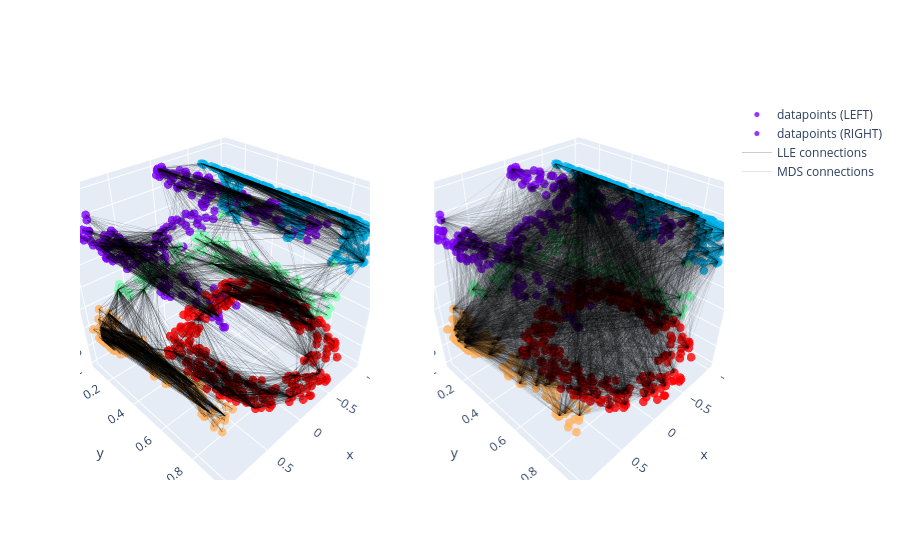

The code cell stored with this chart in its notebook:
### Markdown cell above
# Лабораторная работа №3. Manifold learning

**Цель работы:** изучить методы нелинейного снижения размерности и сравнить MDS, Isomap, LLE и PCA на искусственных многообразиях и наборе рукописных цифр.

## 1. Визуализация связей

### Code cell
#@title Pairwise distances
import matplotlib.pyplot as plt
import seaborn as sns; sns.set()
import numpy as np

def make_hello(N=1000, rseed=42):
  # Make a plot with "HELLO" text; save as PNG
  fig, ax = plt.subplots(figsize=(4, 1))
  fig.subplots_adjust(left=0, right=1, bottom=0, top=1)
  ax.axis('off')
  ax.text(0.5, 0.4, 'HELLO', va='center', ha='center', weight='bold', size=85)
  fig.savefig('hello.png')
  plt.close(fig)
  # Open this PNG and draw random points from it
  from matplotlib.image import imread
  data = imread('hello.png')[::-1, :, 0].T
  rng = np.random.RandomState(rseed)
  X = rng.rand(4 * N, 2)
  i, j = (X * data.shape).astype(int).T
  mask = (data[i, j] < 1)
  X = X[mask]
  X[:, 0] *= (data.shape[0] / data.shape[1])
  X = X[:N]
  return X[np.argsort(X[:, 0])]

X = make_hello(1000)
colorize = dict(c=X[:, 0], cmap=plt.get_cmap('rainbow', 5))

import numpy as np

# arrange "hello" in non-linear, S-shaped way
def make_hello_s_curve(X):
  t = (X[:, 0] - 2) * 0.75 * np.pi
  x = np.sin(t)
  y = X[:, 1]
  z = np.sign(t) * (np.cos(t) - 1)
  return np.vstack((x, y, z)).T
XS = make_hello_s_curve(X)

from plotly.subplots import make_subplots
import plotly.graph_objects as go
colors = ['rgb(' + np.array2string(c[:-1], formatter={'float_kind':lambda x:  "%.0f" % (x * 255)}, separator=',')[1:-1] + ')' for c in colorize['cmap'](0.255*colorize['c'])]

fig = make_subplots(rows=1, cols=2, specs=[[{"type": "scene"}, {"type": "scene"}]])

fig.add_trace(go.Scatter3d(x=XS[:, 0], y=XS[:, 1], z=XS[:, 2],
                           mode='markers', name='datapoints (LEFT)',
                           marker=dict(
                              size=5,
                              opacity=0.8,
                              color=colors
                            )
                           ), row=1, col=1)
fig.add_trace(go.Scatter3d(x=XS[:, 0], y=XS[:, 1], z=XS[:, 2],
                           mode='markers', name='datapoints (RIGHT)',
                           marker=dict(
                              size=5,
                              opacity=0.8,
                              color=colors
                            )
                           ), row=1, col=2)

# construct lines for LLE
from sklearn.neighbors import NearestNeighbors

N_neighbours = 100

rng = np.random.RandomState(42)
ind = rng.permutation(len(X))
nbrs = NearestNeighbors(n_neighbors=N_neighbours, radius=100.0).fit(XS).kneighbors(XS[ind[:100]])[1]
lines_LLE = []
for i in range(100):
  for j in nbrs[i]:
    lines_LLE = lines_LLE + [XS[ind[i]], XS[j], np.array([None, None, None])]
lines_LLE = np.array(lines_LLE)

fig.add_trace(go.Scatter3d(
    x=lines_LLE[:, 0],
    y=lines_LLE[:, 1],
    z=lines_LLE[:, 2],
    mode='lines', opacity=0.2,
    line={'color': 'rgb(0,0,0)', 'width': 1},
    name='LLE connections'
), row=1, col=1)

# construct lines for MDS
lines_MDS = []
for i in ind[:100]:
  for j in ind[100:200]:
    lines_MDS = lines_MDS + [XS[i], XS[j], np.array([None, None, None])]
lines_MDS = np.array(lines_MDS)

fig.add_trace(go.Scatter3d(
    x=lines_MDS[:, 0],
    y=lines_MDS[:, 1],
    z=lines_MDS[:, 2],
    mode='lines', opacity=0.1,
    line={'color': 'rgb(0,0,0)', 'width': 1},
    name='MDS connections'
), row=1, col=2)

fig.show()

### Figure 1 — Plotly figure (JSON) as saved in the notebook; plotly's stock layout.template omitted (floating-point values rounded to 4 significant figures; data arrays with more than 128 entries replaced by an {"elided": "..."} marker saying what was removed)
{"data": [{"marker": {"color": {"elided": "1000 str values"}, "opacity": 0.8, "size": 5}, "mode": "markers", "name": "datapoints (LEFT)", "scene": "scene", "type": "scatter3d", "x": {"elided": "1000 float values"}, "y": {"elided": "1000 float values"}, "z": {"elided": "1000 float values"}}, {"marker": {"color": {"elided": "1000 str values"}, "opacity": 0.8, "size": 5}, "mode": "markers", "name": "datapoints (RIGHT)", "scene": "scene2", "type": "scatter3d", "x": {"elided": "1000 float values"}, "y": {"elided": "1000 float values"}, "z": {"elided": "1000 float values"}}, {"line": {"color": "rgb(0,0,0)", "width": 1}, "mode": "lines", "name": "LLE connections", "opacity": 0.2, "scene": "scene", "type": "scatter3d", "x": {"elided": "30000 float values"}, "y": {"elided": "30000 float values"}, "z": {"elided": "30000 float values"}}, {"line": {"color": "rgb(0,0,0)", "width": 1}, "mode": "lines", "name": "MDS connections", "opacity": 0.1, "scene": "scene2", "type": "scatter3d", "x": {"elided": "30000 float values"}, "y": {"elided": "30000 float values"}, "z": {"elided": "30000 float values"}}], "layout": {"scene": {"domain": {"x": [0, 0.45], "y": [0, 1]}}, "scene2": {"domain": {"x": [0.55, 1], "y": [0, 1]}}}}
